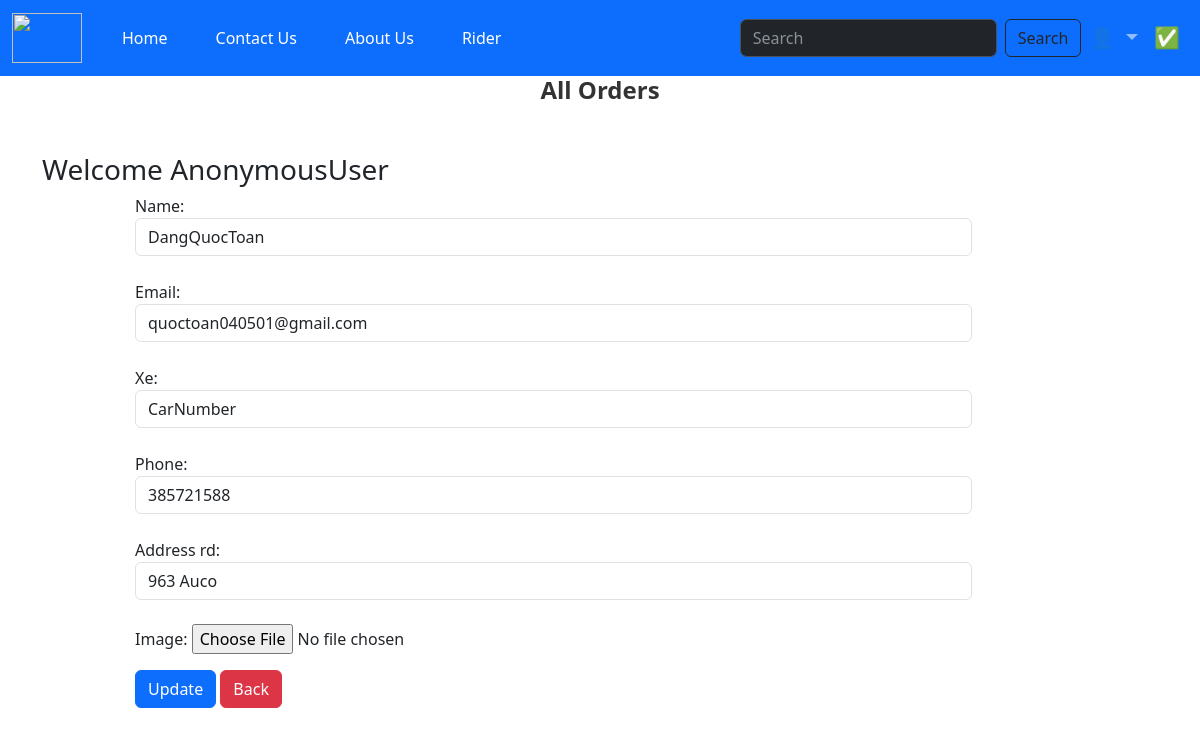
/updatemerchants/7, run on the app's committed database.
### app/models.py (models this page shows, shortened)
class Rider(models.Model):
    user = models.ForeignKey(User, on_delete=models.CASCADE, blank=True, null=True)
    name = models.CharField(max_length=200, null=True)
    email = models.CharField(max_length=200, null=True)
    xe = models.CharField(max_length=50, choices=Status_Choices, default='CarNumber')
    phone = models.IntegerField(default=0)
    address_rd = models.CharField(max_length=200,null=True)
    image = models.ImageField(null=True, blank=True)

### app/views.py (the view, shortened to what this page needs)
# urls.py: path('updatemerchants/<int:pk>', views.updateAddressRider.as_view(), name='updatemerchants'),
class updateAddressRider(View):
    def get(self, request, pk):
        riders = Rider.objects.get(pk=pk)
        form = RiderProfileForm(instance=riders)
        return render(request,'updatemerchants.html', locals())

### app/forms.py
class RiderProfileForm(forms.ModelForm):
    class Meta:
        model = Rider
        fields = ['name', 'email', 'xe', 'phone', 'address_rd', 'image']
        widgets = {
            'name': forms.TextInput(attrs={'class': 'form-control'}),
            'email': forms.TextInput(attrs={'class': 'form-control'}),
            'xe': forms.Select(attrs={'class': 'form-control'}),
            'phone': forms.NumberInput(attrs={'class': 'form-control'}),
            'address_rd': forms.TextInput(attrs={'class': 'form-control'}),
        }

### app/templates/updatemerchants.html (shortened to what this page needs)
{% extends 'rider.html' %}
{% load static %}
{% block content %}
<div class="container my-5">
    <div class="row">
        <h3>Welcome <span class="text-capitalize">{{request.user}}</span></h3>
    </div>
    <div class="col-sm-9 offset-sm-1">
        <form action="" method="post">
            {% for fm in form %}
                    {{fm.label_tag}} {{fm}} <small class="text-danger">{{fm.error|striptags}}</small>
                    <br>
            {% endfor %}
            <div class="col-12 mt-3">
                <button type="submit" class="btn btn-primary" >Update</button>
                <a href="{% url 'rideraddress' %}" type="button" class="btn btn-danger">Back</a>
            </div>
        </form>
    </div>
</div>
{% endblock %}

### app/static/app/css/main.css (style rules this page uses)
body { background-color: hsl(0, 0%, 98%); }
h1,h2,h3,h4,h5,h6 { color:hsl(0, 0%, 30%); }
.btn { border-radius: 0; }

### data on the page
Rider: form "DangQuocToan" "quoctoan040501@gmail.com" "CarNumber" "385721588" "963 Auco"

### other printed values
{{ request.user }} "AnonymousUser"
{{ fm.label_tag }} "Name:" "Email:" "Xe:" "Phone:" "Address rd:" "Image:"
